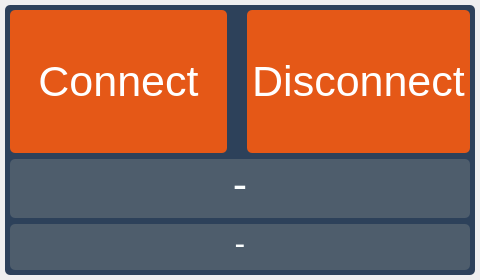
<?xml version="1.0" encoding="UTF-8"?>
<ui version="4.0">
 <class>Form</class>
 <widget class="QWidget" name="Form">
  <property name="geometry">
   <rect>
    <x>0</x>
    <y>0</y>
    <width>480</width>
    <height>280</height>
   </rect>
  </property>
  <property name="minimumSize">
   <size>
    <width>480</width>
    <height>280</height>
   </size>
  </property>
  <property name="maximumSize">
   <size>
    <width>480</width>
    <height>280</height>
   </size>
  </property>
  <property name="windowTitle">
   <string>Form</string>
  </property>
  <layout class="QVBoxLayout" name="verticalLayout_2">
   <property name="leftMargin">
    <number>5</number>
   </property>
   <property name="topMargin">
    <number>5</number>
   </property>
   <property name="rightMargin">
    <number>5</number>
   </property>
   <property name="bottomMargin">
    <number>5</number>
   </property>
   <item>
    <widget class="QFrame" name="MainFrame">
     <property name="styleSheet">
      <string notr="true">QFrame#MainFrame{
	background-color: rgb(45, 65, 90);
	border-radius: 5px;
	border-color: rgb(107, 108, 108);
	border-width: 1px;
}
</string>
     </property>
     <layout class="QVBoxLayout" name="verticalLayout" stretch="1,0,0">
      <property name="leftMargin">
       <number>5</number>
      </property>
      <property name="topMargin">
       <number>5</number>
      </property>
      <property name="rightMargin">
       <number>5</number>
      </property>
      <property name="bottomMargin">
       <number>5</number>
      </property>
      <item>
       <layout class="QHBoxLayout" name="horizontalLayout">
        <property name="spacing">
         <number>20</number>
        </property>
        <property name="sizeConstraint">
         <enum>QLayout::SetDefaultConstraint</enum>
        </property>
        <property name="topMargin">
         <number>0</number>
        </property>
        <item>
         <widget class="QPushButton" name="ConnectPushButton">
          <property name="sizePolicy">
           <sizepolicy hsizetype="Minimum" vsizetype="Expanding">
            <horstretch>0</horstretch>
            <verstretch>0</verstretch>
           </sizepolicy>
          </property>
          <property name="font">
           <font>
            <pointsize>32</pointsize>
           </font>
          </property>
          <property name="styleSheet">
           <string notr="true">QPushButton{
    color: rgb(255, 255, 255);
	background-color: rgb(229, 88, 23);
    border-radius: 5px;
    padding: 3px;
    padding-left: 5px;
    padding-right: 5px;
}
QPushButton:hover{
    color: rgb(255, 255, 255);
	background-color: rgb(179, 70, 19);
    border-radius: 5px;
    padding: 3px;
    padding-left: 5px;
    padding-right: 5px;
}
QPushButton:pressed{
    color : #31363b;
	background-color:#ffff00;
    border-width: 1px;
    border-color: : #ffff00;
    border-style: solid;
    border-radius: 3;
    padding: 3px;
    padding-left: 5px;
    padding-right: 5px;
}

QPushButton:disabled{
    color: rgb(225, 228, 228);
    background-color:  rgb(255, 255, 255);
    border-radius: 3;
    border: 2px solid rgb(225, 228, 228);
    padding: 3px;
    padding-left: 5px;
    padding-right: 5px;
}</string>
          </property>
          <property name="text">
           <string>Connect</string>
          </property>
         </widget>
        </item>
        <item>
         <widget class="QPushButton" name="DisconnectPushButton">
          <property name="sizePolicy">
           <sizepolicy hsizetype="Minimum" vsizetype="Expanding">
            <horstretch>0</horstretch>
            <verstretch>0</verstretch>
           </sizepolicy>
          </property>
          <property name="font">
           <font>
            <pointsize>32</pointsize>
           </font>
          </property>
          <property name="styleSheet">
           <string notr="true">QPushButton{
    color: rgb(255, 255, 255);
	background-color: rgb(229, 88, 23);
    border-radius: 5px;
    padding: 3px;
    padding-left: 5px;
    padding-right: 5px;
}
QPushButton:hover{
    color: rgb(255, 255, 255);
	background-color: rgb(179, 70, 19);
    border-radius: 5px;
    padding: 3px;
    padding-left: 5px;
    padding-right: 5px;
}
QPushButton:pressed{
    color : #31363b;
	background-color:#ffff00;
    border-width: 1px;
    border-color: : #ffff00;
    border-style: solid;
    border-radius: 3;
    padding: 3px;
    padding-left: 5px;
    padding-right: 5px;
}

QPushButton:disabled{
    color: rgb(225, 228, 228);
    background-color:  rgb(255, 255, 255);
    border-radius: 3;
    border: 2px solid rgb(225, 228, 228);
    padding: 3px;
    padding-left: 5px;
    padding-right: 5px;
}</string>
          </property>
          <property name="text">
           <string>Disconnect</string>
          </property>
         </widget>
        </item>
       </layout>
      </item>
      <item>
       <widget class="QFrame" name="verticalFrame">
        <property name="styleSheet">
         <string notr="true">QFrame{
	background-color: rgb(78, 93, 108);
	border-radius: 5px;
}
</string>
        </property>
        <layout class="QVBoxLayout" name="verticalLayout_3">
         <property name="topMargin">
          <number>1</number>
         </property>
         <item>
          <widget class="QLabel" name="CommandLabel">
           <property name="font">
            <font>
             <pointsize>32</pointsize>
            </font>
           </property>
           <property name="styleSheet">
            <string notr="true">QLabel{
	color: rgb(252, 255, 255);
}</string>
           </property>
           <property name="text">
            <string>-</string>
           </property>
           <property name="alignment">
            <set>Qt::AlignCenter</set>
           </property>
          </widget>
         </item>
        </layout>
       </widget>
      </item>
      <item>
       <widget class="QFrame" name="verticalFrame">
        <property name="styleSheet">
         <string notr="true">QFrame{
	background-color: rgb(78, 93, 108);
	border-radius: 5px;
}
</string>
        </property>
        <layout class="QVBoxLayout" name="verticalLayout_4">
         <property name="topMargin">
          <number>1</number>
         </property>
         <item>
          <widget class="QLabel" name="MessageLabel">
           <property name="minimumSize">
            <size>
             <width>0</width>
             <height>0</height>
            </size>
           </property>
           <property name="font">
            <font>
             <pointsize>24</pointsize>
            </font>
           </property>
           <property name="styleSheet">
            <string notr="true">QLabel{
	color: rgb(252, 255, 255);
}</string>
           </property>
           <property name="text">
            <string>-</string>
           </property>
           <property name="alignment">
            <set>Qt::AlignCenter</set>
           </property>
          </widget>
         </item>
        </layout>
       </widget>
      </item>
     </layout>
    </widget>
   </item>
  </layout>
 </widget>
 <resources/>
 <connections/>
</ui>
